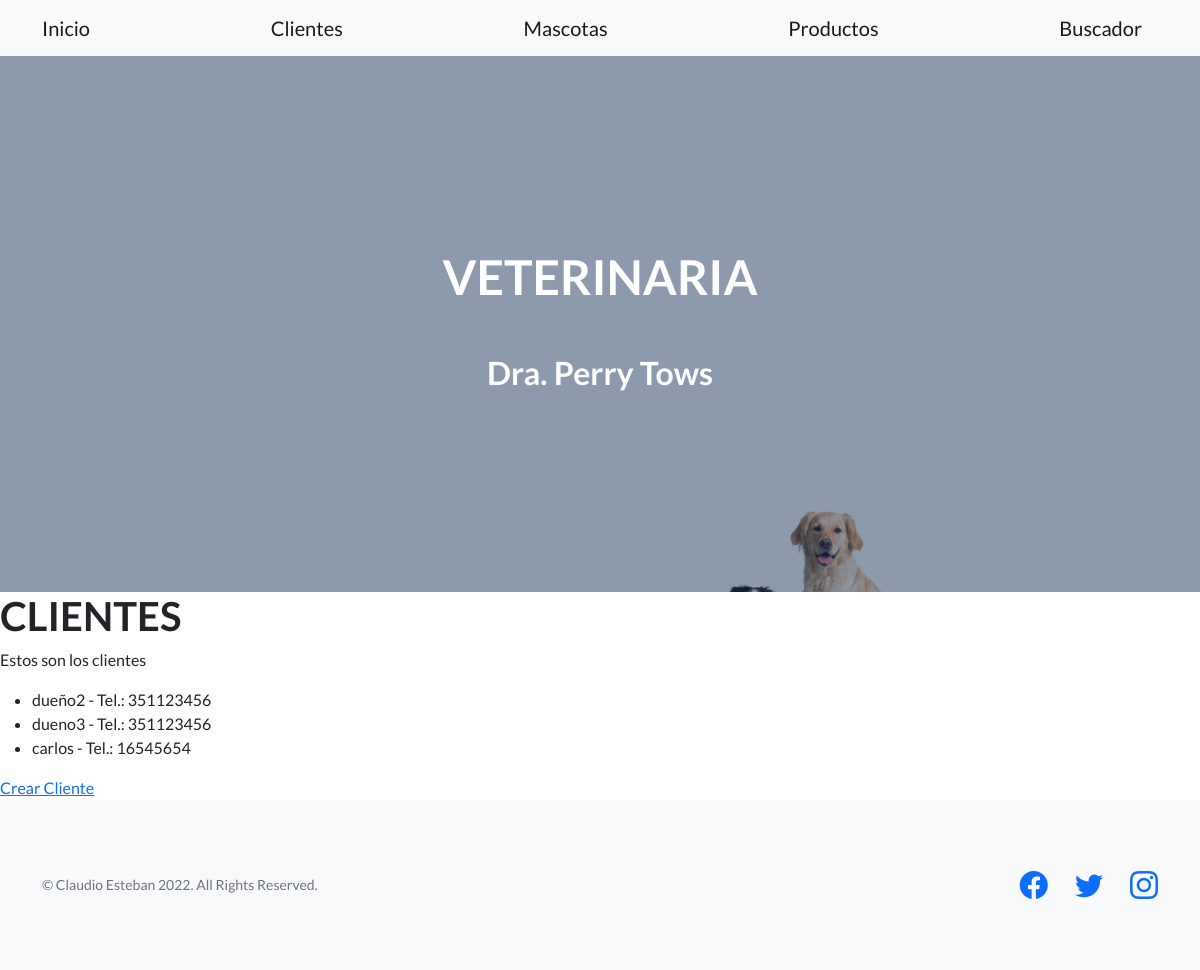
The app's page /appvet/clientes/, older data.
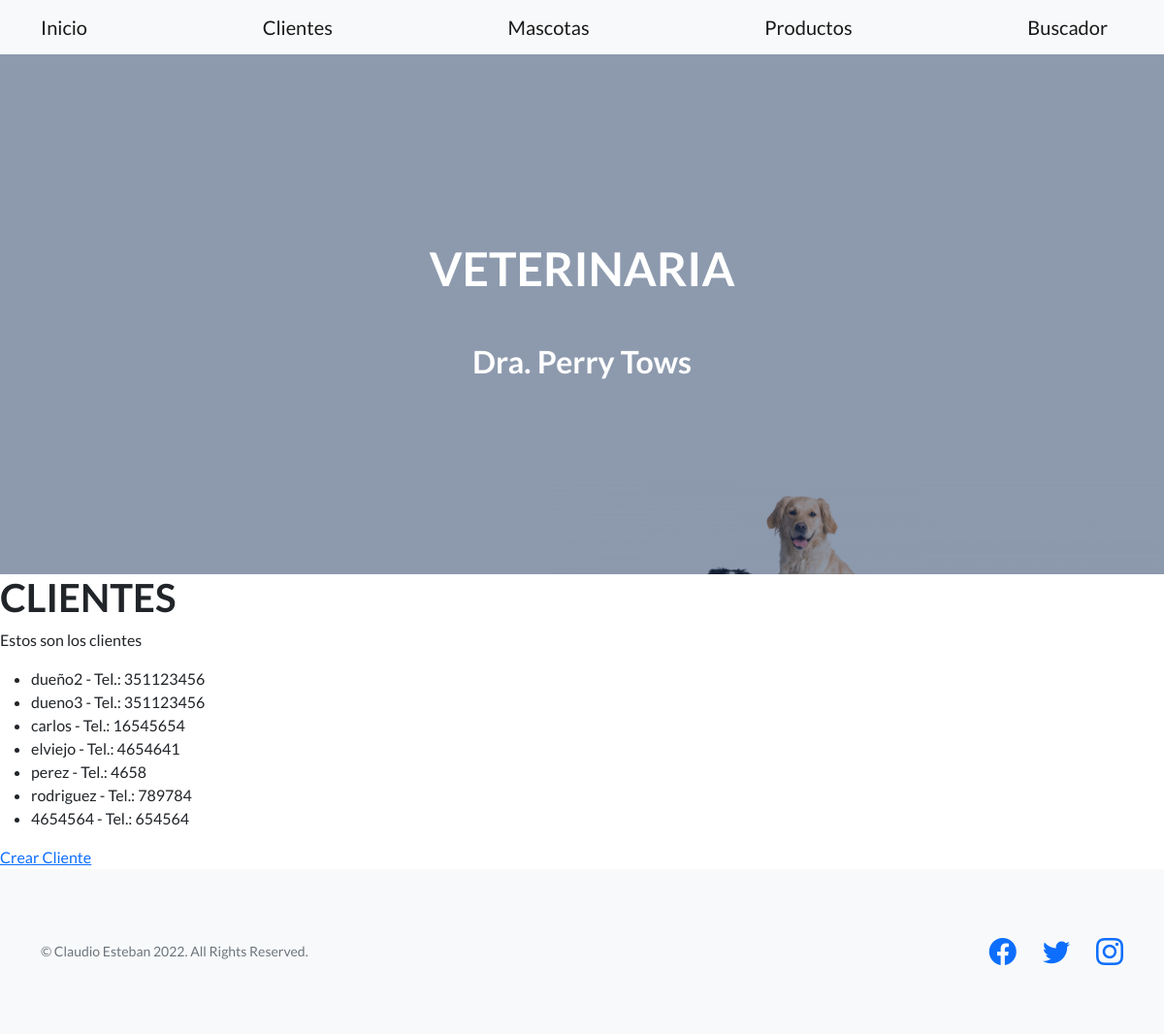
The same page, newer data.
### appvet/models.py (models this page shows)
class Cliente(models.Model):
    nombre = models.CharField(max_length=20)
    telefono = models.IntegerField()

### appvet/views.py (the view)
# urls.py: path('clientes/', vista_clientes, name="vet-clientes"),
def vista_clientes(request):
    clientes = Cliente.objects.all()
    return render(request, "appvet/clientes.html", {"cliente":clientes})

### appvet/templates/appvet/clientes.html (shortened to what this page needs)
{% extends 'appvet/base.html' %}
{% block Contenido%}
<h1> CLIENTES </h1>
<p> Estos son los clientes </p>
<ul>
    {% for c in cliente %}
        <li>{{c.nombre}} - Tel.: {{c.telefono}}</li>
    {% endfor %}
</ul>
<a href="{% url 'vet-crear-cliente' %}">Crear Cliente</a>
{% endblock %}

### appvet/templates/appvet/base.html (shortened to what this page needs)
<!DOCTYPE html>
<html lang="en">
    <head>
        {% load static %}
        <link href="https://cdn.jsdelivr.net/npm/bootstrap-icons@1.5.0/font/bootstrap-icons.css" rel="stylesheet" type="text/css" />
        <link href="{% static 'appvet/css/styles.css' %}" rel="stylesheet" />
    </head>
    <body>
        <nav class="navbar navbar-light bg-light static-top">
            <div class="container">
                <a class="navbar-brand" href="{% url 'vet-inicio' %}">Inicio</a>
                <a class="navbar-brand" href="{% url 'vet-clientes' %}"> Clientes</a>
                <a class="navbar-brand" href="{% url 'vet-mascotas' %}"> Mascotas</a>
                <a class="navbar-brand" href="{% url 'vet-productos' %}"> Productos</a>
                <a class="navbar-brand" href="{% url 'vet-buscador' %}"> Buscador</a>
            </div>
        </nav>
        <header class="masthead">
            <div class="container position-relative">
                <div class="row justify-content-center">
                    <div class="col-xl-6">
                        <div class="text-center text-white">
                            <h1 class="mb-5">VETERINARIA</h1>
                            <h2>Dra. Perry Tows</h2>
                        </div>
                    </div>
                </div>
            </div>
        </header>
        {% block Contenido %}
        {% endblock %}
        <footer class="footer bg-light">
            <div class="container">
                <div class="row">
                    <div class="col-lg-6 h-100 text-center text-lg-start my-auto">
                        <p class="text-muted small mb-4 mb-lg-0">&copy; Claudio Esteban 2022. All Rights Reserved.</p>
                    </div>
                    <div class="col-lg-6 h-100 text-center text-lg-end my-auto">
                        <ul class="list-inline mb-0">
                            <li class="list-inline-item me-4">
                                <a href="#!"><i class="bi-facebook fs-3"></i></a>
                            </li>
                            <li class="list-inline-item me-4">
                                <a href="#!"><i class="bi-twitter fs-3"></i></a>
                            </li>
                            <li class="list-inline-item">
                                <a href="#!"><i class="bi-instagram fs-3"></i></a>
                            </li>
                        </ul>
                    </div>
                </div>
            </div>
        </footer>
    </body>
</html>

Row changes from the older to the newer data that the page shows:
added Cliente: nombre "elviejo", telefono "4654641"
added Cliente: nombre "perez", telefono "4658"
added Cliente: nombre "rodriguez", telefono "789784"
added Cliente: nombre "4654564", telefono "654564"
